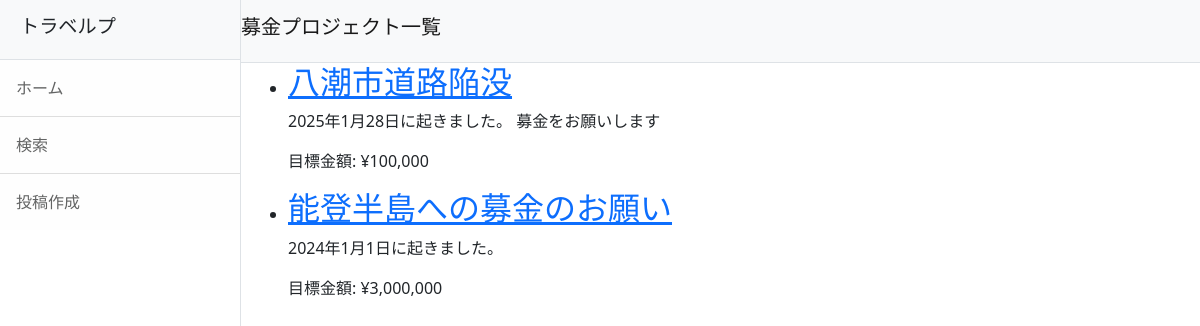
Page /fundraising/ on the committed database.
### travelp/models.py (models this page shows, shortened)
class Fundraising(models.Model):
    title = models.CharField(max_length=255)
    description = models.TextField()
    goal_amount = models.DecimalField(max_digits=10, decimal_places=2)
    collected_amount = models.DecimalField(max_digits=10, decimal_places=2, default=0)
    created_at = models.DateTimeField(auto_now_add=True)

### travelp/views.py (the view)
# urls.py: path('fundraising/', views.fundraising_list, name='fundraising_list'),
def fundraising_list(request):
    fundraising_projects = Fundraising.objects.all()
    return render(request, 'fundraising/fundraising_list.html', {'fundraising_projects': fundraising_projects})

### travelp/templatetags/custom_filters.py (called while the page is built)
@register.filter
def format_with_commas(value):
    try:
        value = float(value)  # Decimal を float に変換
        return "{:,.0f}".format(value)  # 小数点なしのカンマ区切りフォーマット
    except (ValueError, TypeError):
        return value  # 数値以外ならそのまま返す

### travelp/templates/fundraising/fundraising_list.html (shortened to what this page needs)
{% extends 'base.html' %}
{% load custom_filters %}
{% block header %}募金プロジェクト一覧{% endblock %}
{% block content %}
  <ul>
    {% for project in fundraising_projects %}
      <li>
        <h2><a href="{% url 'travelp:fundraising_detail' project.id %}">{{ project.title }}</a></h2>
        <p>{{ project.description }}</p>
        <p>目標金額: ¥{{ project.goal_amount|format_with_commas }}
      </li>
    {% empty %}
      <p>募金プロジェクトはまだありません。</p>
    {% endfor %}
  </ul>
{% endblock %}

### rows in the picture
Fundraising: title "八潮市道路陥没", description "2025年1月28日に起きました。 募金をお願いします", goal_amount "100,000"
Fundraising: title "能登半島への募金のお願い", description "2024年1月1日に起きました。", goal_amount "3,000,000"
